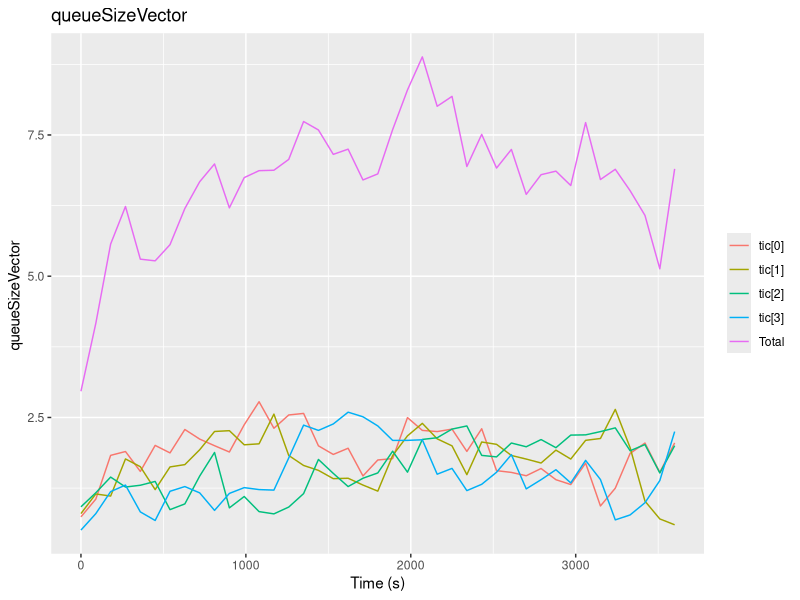
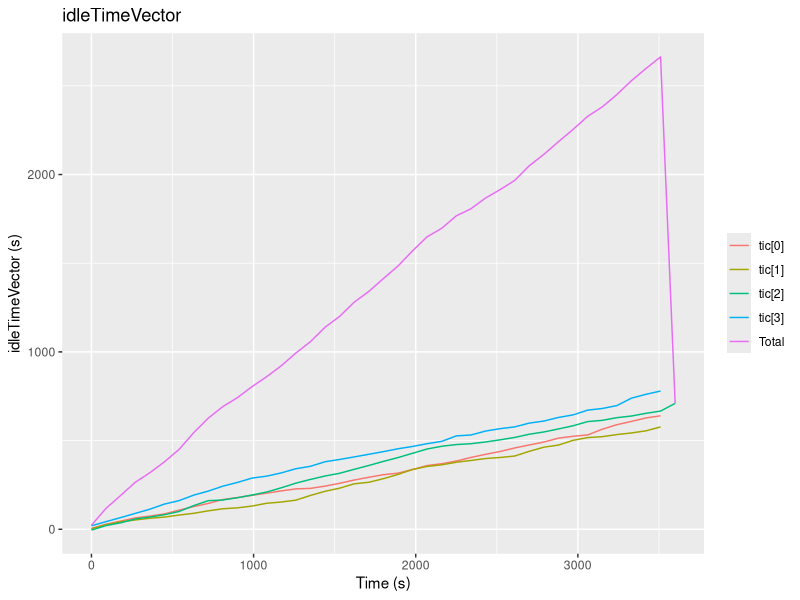
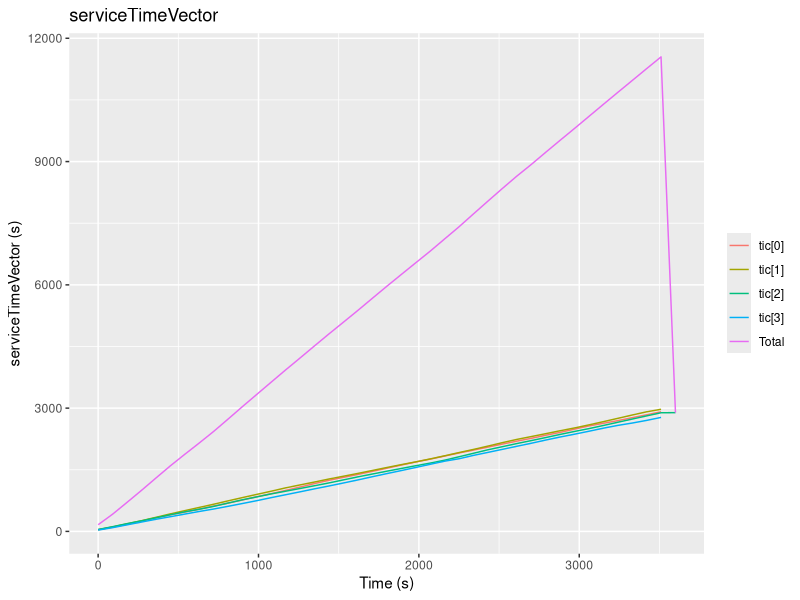
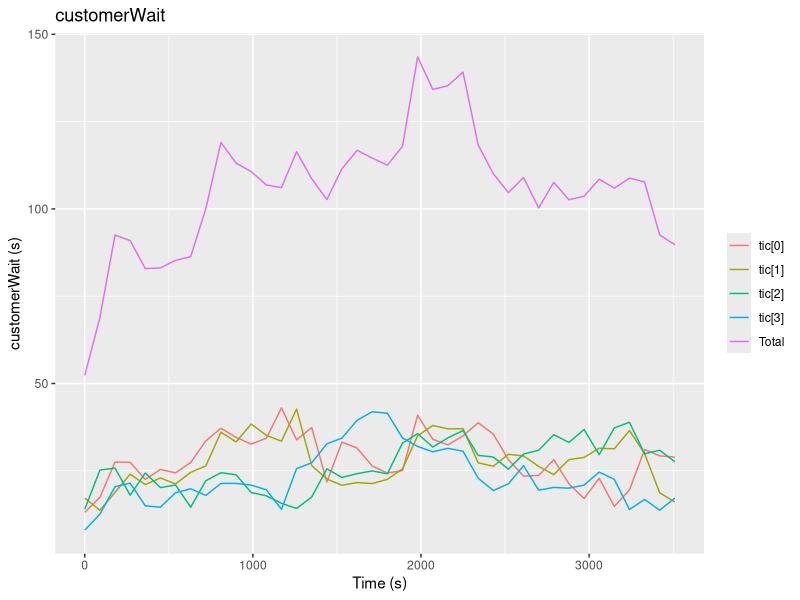
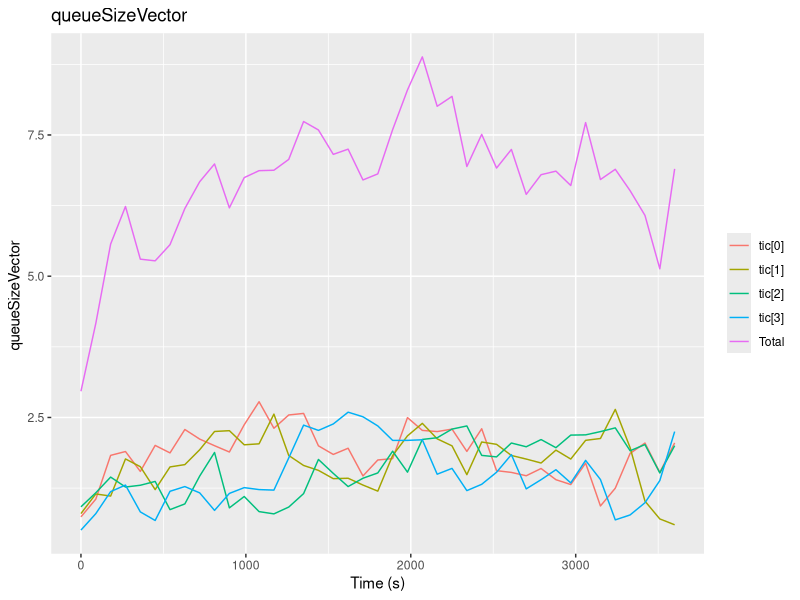
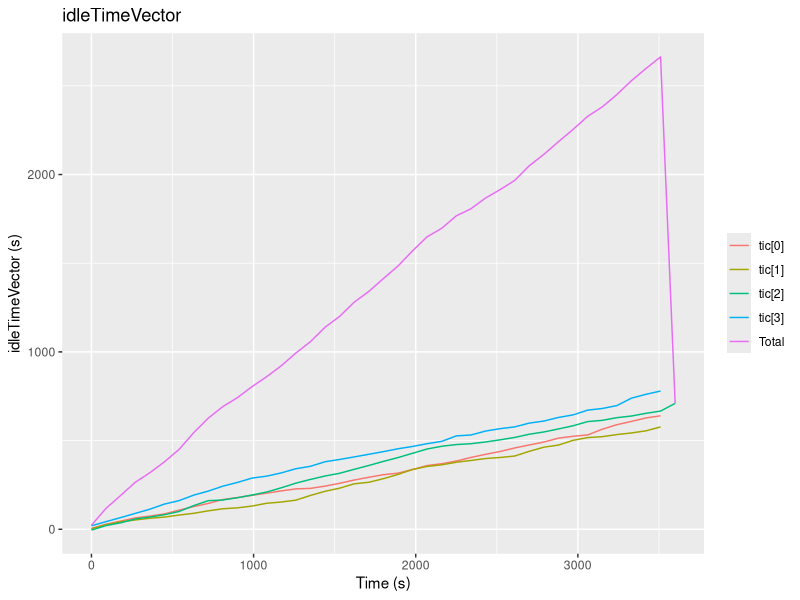
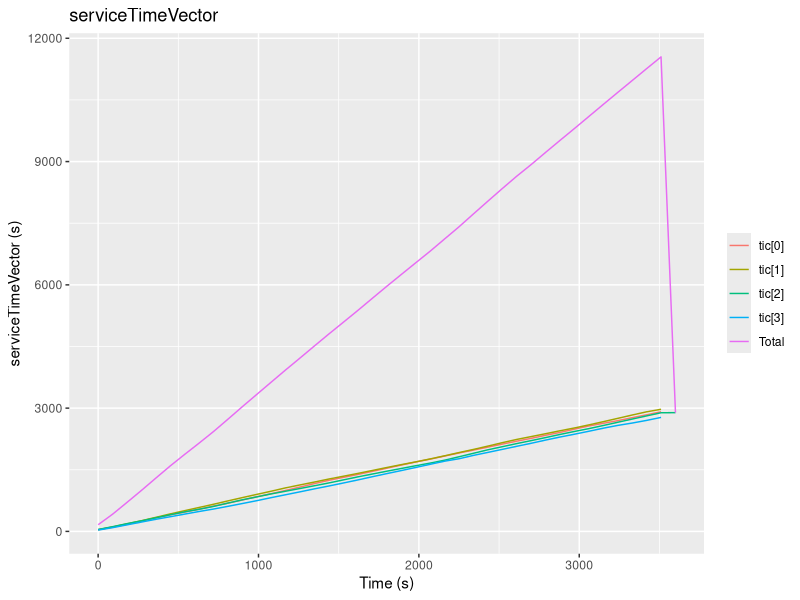
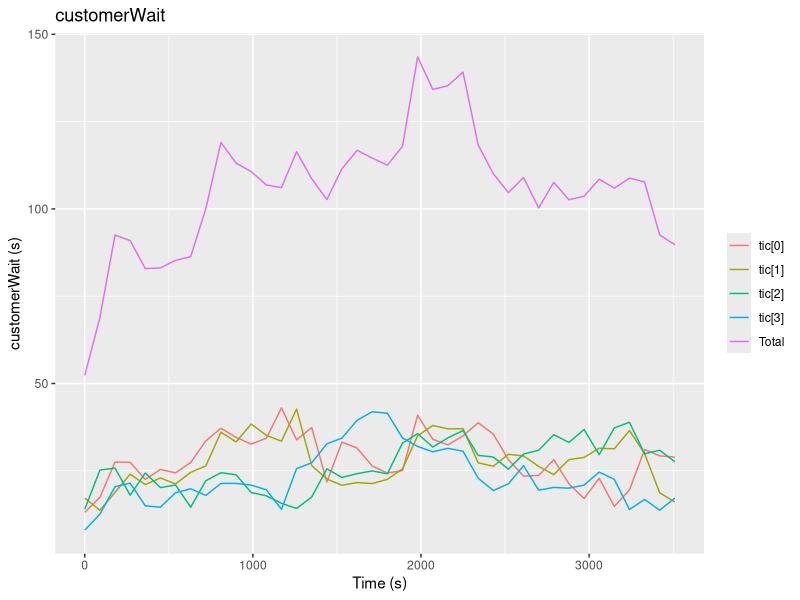

These figures' R source, in order:
library(tidyverse)

wide <- read.csv("results.csv", check.names = FALSE)


long <- map_dfr(seq(1, ncol(wide), by = 2), \(i) tibble(
    name  = names(wide)[i],
    time  = wide[[i]],
    value = wide[[i + 1]]
  )) %>%
  drop_na() %>%
  mutate(
    vector = str_extract(name, "^\\S+"),
    id     = as.integer(str_match(name, "\\[(\\d+)\\]")[, 2]),
    run    = as.integer(str_match(name, "\\(#(\\d+)")[, 2]),
    bin    = floor(time / 90) * 90
  )

# average once for every vector: within runs first, then across runs
avg <- long %>%
  summarise(value = mean(value), .by = c(vector, id, run, bin)) %>%
  summarise(value = mean(value), .by = c(vector, id, bin))

# total over modules, per vector
total <- avg %>%
  summarise(value = sum(value), .by = c(vector, bin)) %>%
  mutate(id = -1L)

avg_all <- bind_rows(avg, total) %>%
  mutate(series = if_else(id == -1, "Total", paste0("tic[", id, "]")))

customer_wait <- long %>%
  filter(str_starts(vector, "customerWait"))

# filter afterwards, one plot per vector
plot_vector <- function(vec, unit = "(s)", file = paste0("plots/", vec, ".png")) {
  p <- avg_all %>%
    filter(vector == vec) %>%
    ggplot(aes(bin, value, color = series)) +
    geom_line() +
    labs(title = vec, x = "Time (s)", y = paste(vec, unit), color = NULL)
  ggsave(file, p, width = 10, height = 6, dpi = 300)
  p
}

dir.create("plots", showWarnings = FALSE)
plot_vector("queueSizeVector", unit = "")
plot_vector("idleTimeVector")
plot_vector("serviceTimeVector")
plot_vector("customerWait")

cw_ecdf <- ggplot(customer_wait, aes(value, color = factor(id))) +
  stat_ecdf() +
  stat_ecdf(aes(color = NULL), color = "black", linewidth = 1) +
  labs(x = "Customer wait time (s)", y = "P(wait ≤ x)", color = "id")
ggsave("plots/customerWait_ecdf.png", cw_ecdf, width = 10, height = 6, dpi = 300)
# or all of them at once:
# walk(unique(avg_all$vector), plot_vector)
